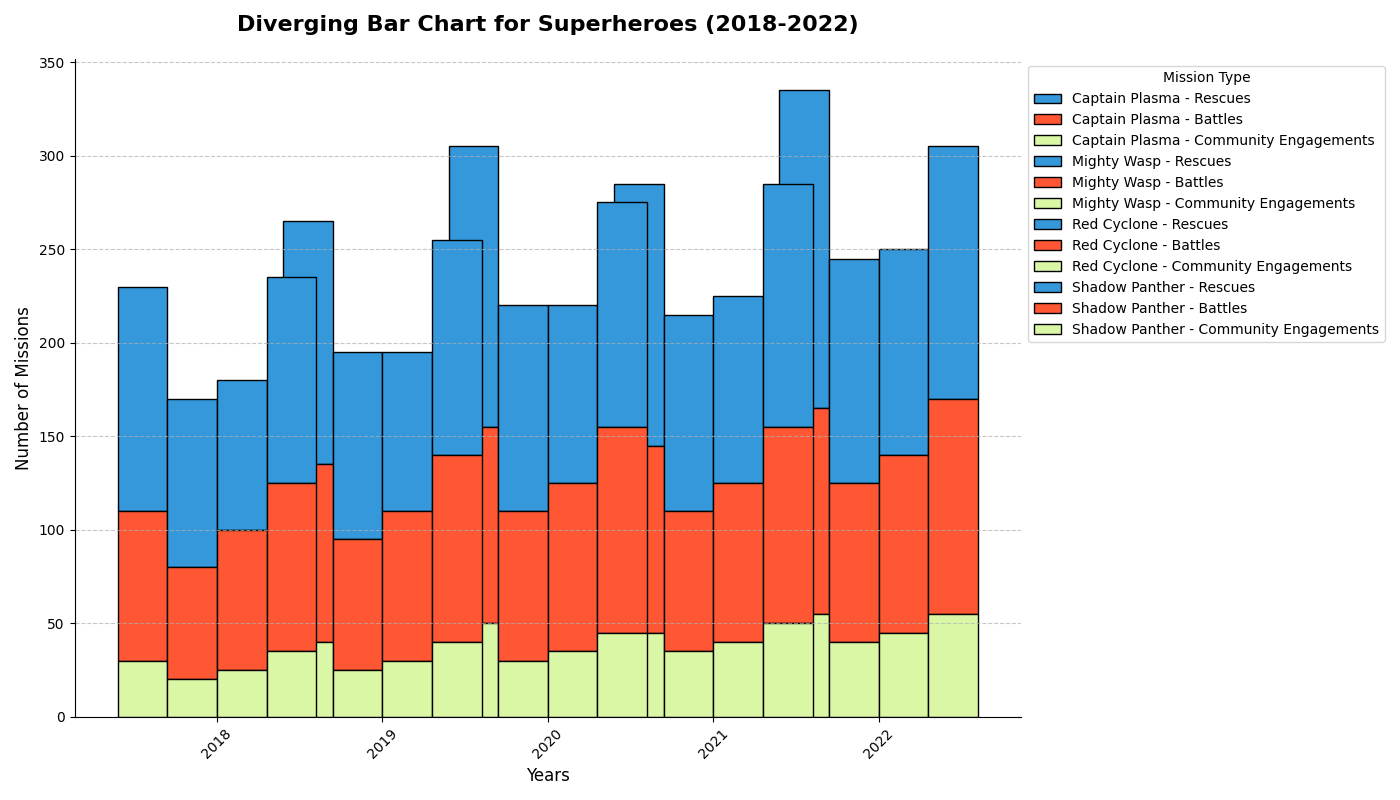

Source code (Python):
import matplotlib.pyplot as plt
import numpy as np

# Define the superheroes and their missions
superheroes = ["Captain Plasma", "Mighty Wasp", "Red Cyclone", "Shadow Panther"]
years = ["2018", "2019", "2020", "2021", "2022"]

# Success metrics for each superhero over the years
rescues = np.array([
    [120, 130, 150, 140, 170],
    [90, 100, 110, 105, 120],
    [80, 85, 95, 100, 110],
    [110, 115, 120, 130, 135]
])
battles = np.array([
    [80, 95, 105, 100, 110],
    [60, 70, 80, 75, 85],
    [75, 80, 90, 85, 95],
    [90, 100, 110, 105, 115]
])
community = np.array([
    [30, 40, 50, 45, 55],
    [20, 25, 30, 35, 40],
    [25, 30, 35, 40, 45],
    [35, 40, 45, 50, 55]
])

# Create figure and axes
fig, axs = plt.subplots(figsize=(14, 8))
width = 0.3  # Bar width
x = np.arange(len(years))

# Plotting the diverging bar chart stacks
for i, hero in enumerate(superheroes):
    axs.bar(x, rescues[i], width, label=f'{hero} - Rescues', color='#3498DB', edgecolor='black', bottom=battles[i]+community[i])
    axs.bar(x, battles[i], width, label=f'{hero} - Battles', color='#FF5733', edgecolor='black', bottom=community[i])
    axs.bar(x, community[i], width, label=f'{hero} - Community Engagements', color='#DAF7A6', edgecolor='black')
    x = x + width  # Shift x position for the next superhero

# Add titles and labels
axs.set_title('Diverging Bar Chart for Superheroes (2018-2022)', fontsize=16, fontweight='bold', pad=20)
axs.set_xlabel('Years', fontsize=12)
axs.set_ylabel('Number of Missions', fontsize=12)

# Set x-axis ticks and labels
axs.set_xticks(np.arange(len(years)) + 1.5 * width)
axs.set_xticklabels(years, rotation=45)

# Add a legend
axs.legend(title='Mission Type', loc='upper left', bbox_to_anchor=(1,1), frameon=True, fontsize=10)

# Add a grid
axs.yaxis.grid(True, linestyle='--', alpha=0.7)

# Customize spines
axs.spines['top'].set_visible(False)
axs.spines['right'].set_visible(False)

# Adjust the layout
plt.tight_layout()

# Show plot
plt.show()
